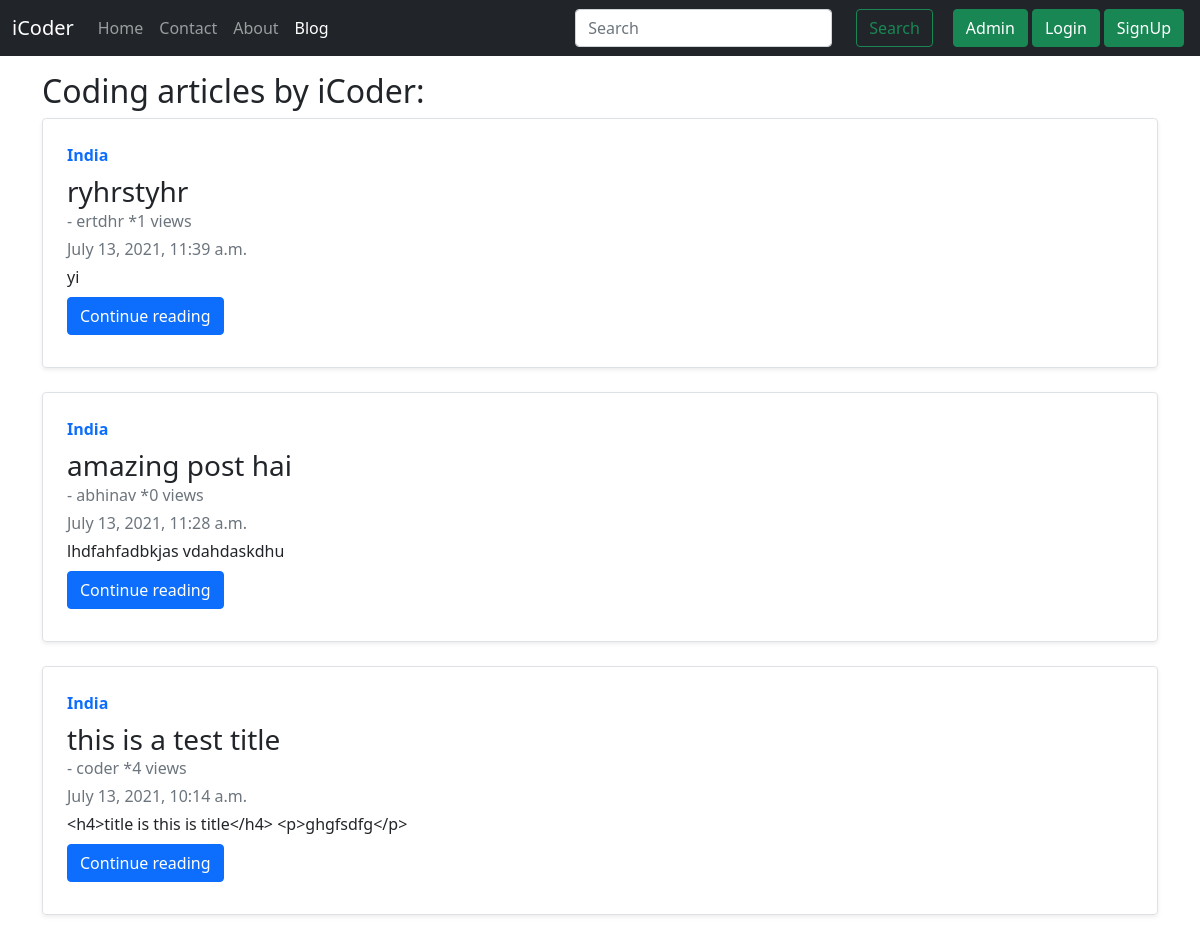
Screenshot of /blog/ with the database file from the repository.
### blogapp/models.py (models this page shows, shortened)
class Post(models.Model):
    sno = models.AutoField(primary_key=True)
    title = models.CharField(max_length=255)
    author = models.CharField(max_length=50)
    content = models.TextField()
    post_slug=models.CharField(max_length=100, blank=True)
    views=models.IntegerField(default=0)
    timestamp=models.DateTimeField(blank=True)
    class Meta:
        ordering = ['-timestamp',]

### blogapp/views.py (the view)
# urls.py: path('', views.bloghome, name='bloghome'),
def bloghome(request):
    allposts=Post.objects.all().order_by('-timestamp')
    context={'allposts':allposts}
    return render(request, 'blogapp/bloghome.html', context)

### templates/blogapp/bloghome.html (shortened to what this page needs)
{% extends 'base.html' %}
{% block blogactive %}active{% endblock blogactive %}
{% block body %}
<div class="container my-3">
    <h2>Coding articles by iCoder:</h2>
    {% for post in allposts %}
    <div class="row g-0 border rounded overflow-hidden flex-md-row mb-4 shadow-sm h-md-250 position-relative">
        <div class="col p-4 d-flex flex-column position-static">
            <strong class="d-inline-block mb-2 text-primary">India</strong>
            <h3 class="mb-0"><a href="/blog/{{post.post_slug}}" class="text-dark" style="text-decoration: none;">{{post.title}}</a> </h3>
            <p class="mb-1 text-muted">- {{post.author}}<span class="text-muted"> *{{post.views}} views</span></p>
            <div class="mb-1 text-muted">{{post.timestamp}}</div>
            <p class="card-text mb-auto">{{post.content| truncatechars:100}}</p>
            <div>
            <a href="/blog/{{post.post_slug}}" class="my-2 btn btn-primary">Continue reading</a>
            </div>
            </div>
    </div>
    {% endfor %}
</div>
{% endblock body %}

### rows the page displays
Post: title "ryhrstyhr", author "ertdhr", views "1", timestamp "July 13, 2021, 11:39 a.m.", content "yi"
Post: title "amazing post hai", author "abhinav", views "0", timestamp "July 13, 2021, 11:28 a.m.", content "lhdfahfadbkjas vdahdaskdhu"
Post: title "this is a test title", author "coder", views "4", timestamp "July 13, 2021, 10:14 a.m.", content "<h4>title is this is title</h4> <p>ghgfsdfg</p>"
